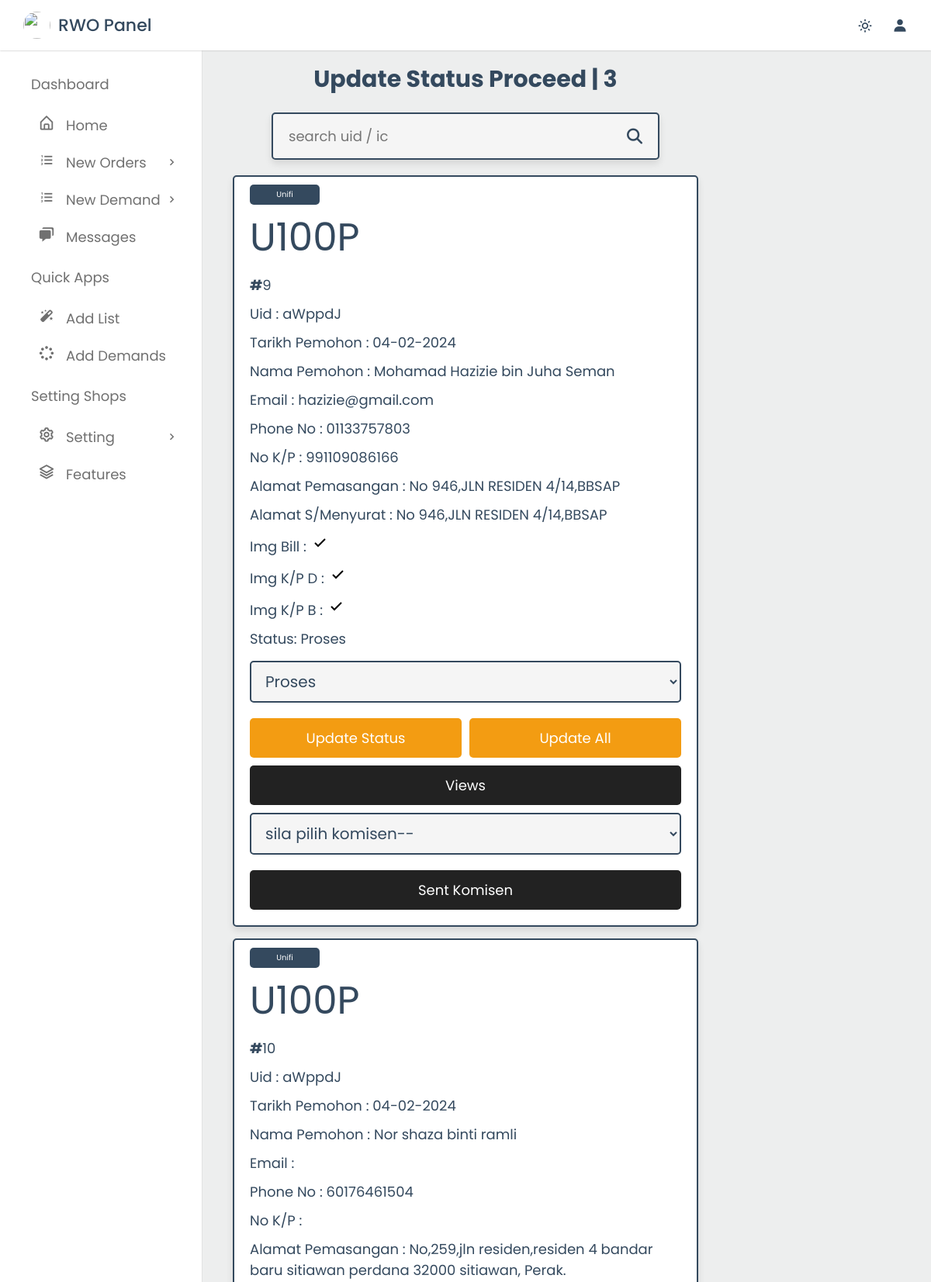
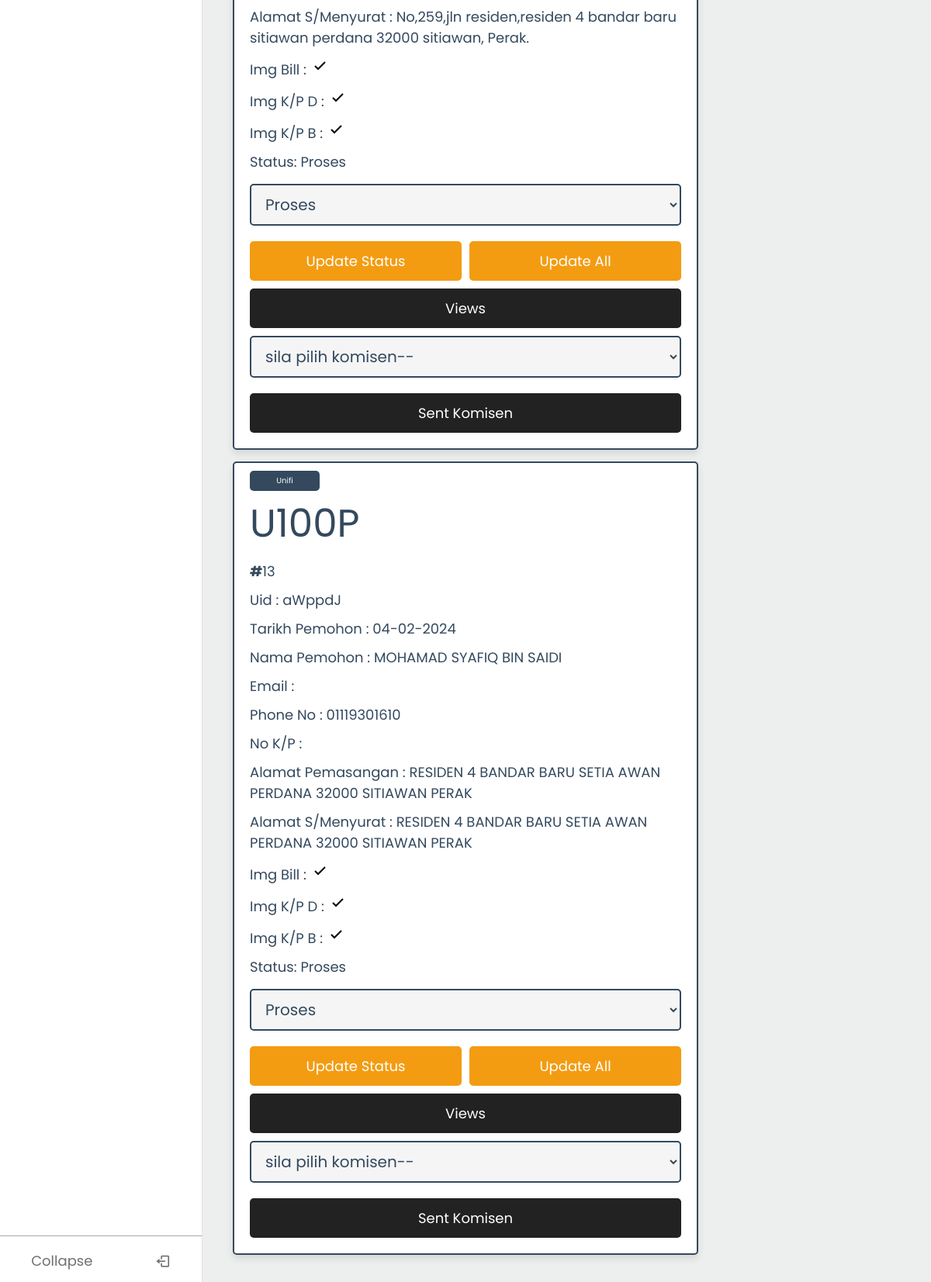
The page /rwopanel/update_status_proceed.php (signed in) on the database its author committed (2 pictures, top to bottom).
### tables this page shows
CREATE TABLE `orders_list` (
  `id` int(5) NOT NULL,
  `unique_id` varchar(6) NOT NULL,
  `tarikh` date DEFAULT current_timestamp(),
  `nama` varchar(50) NOT NULL,
  `email` varchar(50) NOT NULL,
  `phoneno` varchar(12) NOT NULL,
  `phonenoTambahan` varchar(12) DEFAULT NULL,
  `nokp` varchar(12) NOT NULL,
  `alamatPemasangan` varchar(255) NOT NULL,
  `alamatBill` varchar(255) NOT NULL,
  `pid` varchar(255) NOT NULL,
  `tarikhWaktu` datetime DEFAULT NULL,
  `signa_s` varchar(255) DEFAULT NULL,
  `signa_c` varchar(255) NOT NULL,
  `imgBill` varchar(255) NOT NULL,
  `imgKpD` varchar(255) NOT NULL,
  `imgKpB` varchar(255) NOT NULL,
  `status` varchar(50) NOT NULL DEFAULT 'Baru',
  `referCode` varchar(6) DEFAULT NULL,
  `catatan` varchar(255) DEFAULT NULL
);

CREATE TABLE `products` (
  `id` int(100) NOT NULL,
  `name` varchar(100) NOT NULL,
  `s_name` varchar(5) NOT NULL,
  `category` varchar(100) NOT NULL,
  `price` decimal(10,2) NOT NULL,
  `image` varchar(100) NOT NULL,
  `komisen` decimal(10,2) NOT NULL
);

### rwopanel/update_status_proceed.php (the view, shortened to what this page needs)
<?php
include '../components/connect.php';
?>
<!DOCTYPE html>
<html lang="en">
<head>
   <link rel="stylesheet" href="https://cdnjs.cloudflare.com/ajax/libs/font-awesome/6.1.1/css/all.min.css">
    <link href="https://unpkg.com/boxicons@2.1.4/css/boxicons.min.css" rel="stylesheet" />
   <link rel="stylesheet" href="../css/admin_placed.css">
</head>
<body>
<?php include '../components/admin_header.php' ?>
<section class="placed-orders">
      <?php
         $select_proses = $conn->prepare("SELECT * FROM `orders_list` WHERE status =? ");
         $select_proses->execute(['Proses']);
            $jumlah_proses = $select_proses->rowCount();
      ?>
   <h1 class="heading">update status proceed | <?= $jumlah_proses ;?></h1>
         <form action="" method="POST" class="search-form">
            <input type="text" name="search_box" placeholder="search uid / ic " maxlength="100" required>
            <button type="submit" class="fas fa-search" name="search_btn"></button>
         </form>
         <?php
if(isset($_POST['search_box']) OR isset($_POST['search_btn'])){
   $search_box = $_POST['search_box'];
   $search_box = filter_var($search_box, FILTER_SANITIZE_STRING);
   $select_listings = $conn->prepare("SELECT orders_list.id, orders_list.unique_id, orders_list.tarikh, orders_list.nama, orders_list.email, orders_list.phoneno, orders_list.nokp, orders_list.alamatPemasangan, orders_list.alamatBill, products.s_name, products.price, products.komisen, orders_list.tarikhWaktu, orders_list.signa_c, orders_list.imgBill, orders_list.imgKpD, orders_list.imgKpB, orders_list.status, orders_list.referCode FROM orders_list INNER JOIN products ON orders_list.pid = products.id WHERE status = 'Proses' AND unique_id LIKE '%{$search_box}%' AND nokp LIKE '%{$search_box}%'");
   $select_listings->execute();
}else
$select_listings = $conn->prepare("SELECT orders_list.id, orders_list.unique_id, orders_list.tarikh, orders_list.nama, orders_list.email, orders_list.phoneno, orders_list.nokp, orders_list.alamatPemasangan, orders_list.alamatBill, products.s_name, products.price, products.komisen, orders_list.tarikhWaktu, orders_list.signa_c, orders_list.imgBill, orders_list.imgKpD, orders_list.imgKpB, orders_list.status, orders_list.referCode FROM orders_list INNER JOIN products ON orders_list.pid = products.id WHERE status = 'Proses'");
$select_listings->execute();
if($select_listings->rowCount() > 0){
   while($fetch_orders = $select_listings->fetch(PDO::FETCH_ASSOC)){
      ?>
<div class="box-container">
   <div class="box">
   <div class="box-queue-number">unifi</div>
      <div class="box-queue">
         <?= $fetch_orders['s_name']; ?>
      </div>
      <p><b>#<span><?= $fetch_orders['id'];?></p>
      <p> Uid : <span><?= $fetch_orders['unique_id'] ;?></span></p>
      <p> Tarikh Pemohon : <span><?= date("d-m-Y",strtotime($fetch_orders['tarikh'])) ;?></span></p>
      <p> Nama Pemohon : <span><?= $fetch_orders['nama'] ;?></span></p>
      <p> Email : <span><?= $fetch_orders['email'] ;?></span></p>
      <p> Phone No : <span><?= $fetch_orders['phoneno'] ;?></span></p>
      <p> No K/P : <span><?= $fetch_orders['nokp'] ;?></span></p>
      <p> Alamat Pemasangan : <span><?= $fetch_orders['alamatPemasangan'] ;?></span></p>
      <p> Alamat S/Menyurat : <span><?= $fetch_orders['alamatBill'] ;?></span></p>
      <p> Img Bill : <span><?php if($fetch_orders['imgBill'] == ''){echo'<svg xmlns="http://www.w3.org/2000/svg" width="24" height="24" viewBox="0 0 24 24" style="fill: rgba(0, 0, 0, 1);transform: ;msFilter:;"><path d="m16.192 6.344-4.243 4.242-4.242-4.242-1.414 1.414L10.535 12l-4.242 4.242 1.414 1.414 4.242-4.242 4.243 4.242 1.414-1.414L13.364 12l4.242-4.242z"></path></svg>';} else{echo'<svg xmlns="http://www.w3.org/2000/svg" width="24" height="24" viewBox="0 0 24 24" style="fill: rgba(0, 0, 0, 1);transform: ;msFilter:;"><path d="m10 15.586-3.293-3.293-1.414 1.414L10 18.414l9.707-9.707-1.414-1.414z"></path></svg>';};?></span></p>
      <p> Img K/P D : <span><?php if($fetch_orders['imgKpD'] == ''){echo'<svg xmlns="http://www.w3.org/2000/svg" width="24" height="24" viewBox="0 0 24 24" style="fill: rgba(0, 0, 0, 1);transform: ;msFilter:;"><path d="m16.192 6.344-4.243 4.242-4.242-4.242-1.414 1.414L10.535 12l-4.242 4.242 1.414 1.414 4.242-4.242 4.243 4.242 1.414-1.414L13.364 12l4.242-4.242z"></path></svg>';} else{echo'<svg xmlns="http://www.w3.org/2000/svg" width="24" height="24" viewBox="0 0 24 24" style="fill: rgba(0, 0, 0, 1);transform: ;msFilter:;"><path d="m10 15.586-3.293-3.293-1.414 1.414L10 18.414l9.707-9.707-1.414-1.414z"></path></svg>';} ;?></span></p>
      <p> Img K/P B : <span><?php if($fetch_orders['imgKpB'] == ''){echo'<svg xmlns="http://www.w3.org/2000/svg" width="24" height="24" viewBox="0 0 24 24" style="fill: rgba(0, 0, 0, 1);transform: ;msFilter:;"><path d="m16.192 6.344-4.243 4.242-4.242-4.242-1.414 1.414L10.535 12l-4.242 4.242 1.414 1.414 4.242-4.242 4.243 4.242 1.414-1.414L13.364 12l4.242-4.242z"></path></svg>';} else{echo'<svg xmlns="http://www.w3.org/2000/svg" width="24" height="24" viewBox="0 0 24 24" style="fill: rgba(0, 0, 0, 1);transform: ;msFilter:;"><path d="m10 15.586-3.293-3.293-1.414 1.414L10 18.414l9.707-9.707-1.414-1.414z"></path></svg>';} ;?></span></p>
      <form action="" method="POST">
      <p> Status: <span><?= $fetch_orders['status']; ?></span></p>
         <select name="status" class="drop-down">
            <option value="" selected disabled><?= $fetch_orders['status']; ?></option>
         </select>
         <div class="flex-btn">
            <input type="submit" value="update status" class="btn" name="update_status">
            <a href="update_list.php?update=<?=$fetch_orders['id'];?>" class="btn">update all</a>
         </div>
         <a href="view_details.php?view=<?= $fetch_orders['id'];?>" class="view-btn">Views</a>
         <select name="komisen" class="drop-down">
            <option value="" selected disabled> sila pilih komisen--</option>
         </select>
         <input type="submit" value="sent komisen" class="view-btn" name="add_komisen">
      </form>
   </div>
   <?php
         }
      }elseif(isset($_POST['search_box']) OR isset($_POST['search_btn'])){
         echo '<p class="empty">no results found!</p>';
   }else{
      echo '<p class="empty">no proceed list yet!</p>';
   }
   ?>
   </div>
</section>
</body>
</html>

### css/admin_placed.css (style rules this page uses)
:root { --purple: #4834d4; --green: #00a400; --red: #e74c3c; --orange: #f39c12; --black: #34495e; --solidBlack: #222; --white: #fff; --yellow: #fed330; --blue: hsl(219, 85%, 26%); --Very-light-grayish-blue: hsl(210, 60%, 98%); --Light-grayish-blue-1: hsl(211, 68%, 94%); --Light-grayish-blue-2: hsl(205, 33%, 90%); --Grayish-blue: hsl(219, 14%, 63%); --Dark-grayish-blue: hsl(219, 12%, 42%); --Very-dark-blue: hsl(224, 21%, 14%); --light-bg: #f5f5f5; --light-color: #999; --border: 0.2rem solid var(--black); --box-shadow: 0 0.5rem 1rem rgba(0, 0, 0, 0.1); --primary-color: #41baa1; --text-color: #1a1a1a; --navbar-height: 60px; --primary-color: #00a400; --white-color: #fff; --blue-color: #4070f4; --grey-color: #707070; --grey-color-light: #aaa; }
body { min-height: 100vh; background-color: #edeeee; transition: all 0.5s ease; }
* { font-family: "Poppins", sans-serif; margin: 0; padding: 0; box-sizing: border-box; text-decoration: none; outline: none; border: none; }
html { font-size: 62.5%; overflow-x: hidden; }
section { max-width: 1200px; margin: 0 auto; padding: 2rem; }
.btn, .view-btn, .delete-btn, .option-btn, .display-btn { display: block; margin-top: 1rem; border-radius: 0.5rem; cursor: pointer; width: 100%; font-size: 1.8rem; color: var(--white); padding: 1.2rem; text-transform: capitalize; text-align: center; }
.btn { background-color: var(--orange); }
.view-btn { background-color: var(--solidBlack); }
.flex-btn { display: flex; gap: 1rem; }
.heading { text-align: center; margin-bottom: 2rem; text-transform: capitalize; color: var(--black); font-size: 3rem; }
.search-form { max-width: 50rem; margin: 0 auto; border-radius: 0.5rem; background-color: var(--light-bg); box-shadow: var(--box-shadow); border: var(--border); padding: 1.5rem 2rem; display: flex; gap: 2rem; margin-bottom: 2rem; }
.search-form input { background-color: var(--light-bg); width: 100%; font-size: 1.8rem; color: var(--black); }
.search-form button { background: none; cursor: pointer; color: var(--black); font-size: 2rem; }
.placed-orders .box-container { display: grid; grid-template-columns: repeat(auto-fit, 60rem); gap: 1.5rem; justify-content: center; align-items: flex-start; }
.placed-orders .box-container .box { background-color: var(--white); border-radius: 0.5rem; box-shadow: var(--box-shadow); border: var(--border); padding: 2rem; padding-top: 1rem; }
.placed-orders .box .box-queue { padding: 0.5rem 0; font-size: 5rem; color: var(--black); }
.placed-orders .box .box-queue-number { padding: 0.5rem 0rem; background-color: var(--black); font-size: 1rem; color: var(--white); text-transform: capitalize; width: 90px; border-radius: 0.5rem; text-align: center; }
.placed-orders .box-container .box p { padding: 0.5rem 0; line-height: 1.5; font-size: 1.8rem; color: var(--black); }
.placed-orders .box-container .box p span { color: var(--main-color); }
.placed-orders .box-container .box .drop-down { width: 100%; margin: 1rem 0; background-color: var(--light-bg); padding: 1rem 1.4rem; font-size: 2rem; color: var(--black); border: var(--border); border-radius: 0.5rem; }

### rwopanel/update_status_proceed.php (style rules this page uses)
.view-btn { background-color: var(--solidBlack) !important; }
.delete-btn, .view-btn, .box-queue, .box-queue-number { font-weight: normal !important; }
p { font-weight: normal !important; }
span { font-weight: normal !important; }
a.btn { font-weight: normal !important; }

### rows shown on the page
orders_list: products.s_name "U100P", id "9", unique "aWppdJ", tarikh "04-02-2024", nama "Mohamad Hazizie bin Juha Seman", email "hazizie@gmail.com", phoneno "01133757803", nokp "991109086166", alamatPemasangan "No 946,JLN RESIDEN 4/14,BBSAP", alamatBill "No 946,JLN RESIDEN 4/14,BBSAP", status "Proses"
orders_list: products.s_name "U100P", id "10", unique "aWppdJ", tarikh "04-02-2024", nama "Nor shaza binti ramli", phoneno "60176461504", alamatPemasangan "No,259,jln residen,residen 4 bandar baru sitiawan perdana 32000 sitiawan, Perak.", alamatBill "No,259,jln residen,residen 4 bandar baru sitiawan perdana 32000 sitiawan, Perak.", status "Proses"
orders_list: products.s_name "U100P", id "13", unique "aWppdJ", tarikh "04-02-2024", nama "MOHAMAD SYAFIQ BIN SAIDI", phoneno "01119301610", alamatPemasangan "RESIDEN 4 BANDAR BARU SETIA AWAN PERDANA 32000 SITIAWAN PERAK", alamatBill "RESIDEN 4 BANDAR BARU SETIA AWAN PERDANA 32000 SITIAWAN PERAK", status "Proses"

### other values the page prints
$jumlah_proses "3"
